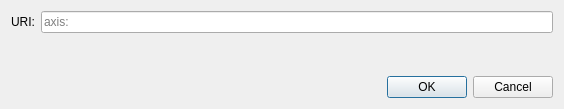
<?xml version="1.0" encoding="UTF-8"?>
<ui version="4.0">
 <class>OpenURIDialog</class>
 <widget class="QDialog" name="OpenURIDialog">
  <property name="geometry">
   <rect>
    <x>0</x>
    <y>0</y>
    <width>564</width>
    <height>109</height>
   </rect>
  </property>
  <property name="windowTitle">
   <string>Open axis URI</string>
  </property>
  <layout class="QVBoxLayout" name="verticalLayout">
   <item>
    <layout class="QHBoxLayout" name="horizontalLayout">
     <item>
      <widget class="QLabel" name="label">
       <property name="text">
        <string>URI:</string>
       </property>
      </widget>
     </item>
     <item>
      <widget class="QValidatedLineEdit" name="uriEdit">
       <property name="placeholderText">
        <string notr="true">axis:</string>
       </property>
      </widget>
     </item>
    </layout>
   </item>
   <item>
    <spacer name="verticalSpacer">
     <property name="orientation">
      <enum>Qt::Vertical</enum>
     </property>
     <property name="sizeHint" stdset="0">
      <size>
       <width>20</width>
       <height>40</height>
      </size>
     </property>
    </spacer>
   </item>
   <item>
    <widget class="QDialogButtonBox" name="buttonBox">
     <property name="orientation">
      <enum>Qt::Horizontal</enum>
     </property>
     <property name="standardButtons">
      <set>QDialogButtonBox::Cancel|QDialogButtonBox::Ok</set>
     </property>
    </widget>
   </item>
  </layout>
 </widget>
 <customwidgets>
  <customwidget>
   <class>QValidatedLineEdit</class>
   <extends>QLineEdit</extends>
   <header>qt/qvalidatedlineedit.h</header>
  </customwidget>
 </customwidgets>
 <resources/>
 <connections>
  <connection>
   <sender>buttonBox</sender>
   <signal>accepted()</signal>
   <receiver>OpenURIDialog</receiver>
   <slot>accept()</slot>
   <hints>
    <hint type="sourcelabel">
     <x>248</x>
     <y>254</y>
    </hint>
    <hint type="destinationlabel">
     <x>157</x>
     <y>274</y>
    </hint>
   </hints>
  </connection>
  <connection>
   <sender>buttonBox</sender>
   <signal>rejected()</signal>
   <receiver>OpenURIDialog</receiver>
   <slot>reject()</slot>
   <hints>
    <hint type="sourcelabel">
     <x>316</x>
     <y>260</y>
    </hint>
    <hint type="destinationlabel">
     <x>286</x>
     <y>274</y>
    </hint>
   </hints>
  </connection>
 </connections>
</ui>
